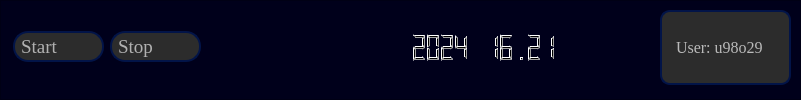
     <widget class="QFrame" name="headBarFrame">
      <property name="minimumSize">
       <size>
        <width>801</width>
        <height>61</height>
       </size>
      </property>
      <property name="styleSheet">
       <string notr="true">QWidget{
	
	background-color: rgb(0, 0, 27);
}</string>
      </property>
      <property name="frameShape">
       <enum>QFrame::StyledPanel</enum>
      </property>
      <property name="frameShadow">
       <enum>QFrame::Raised</enum>
      </property>
      <layout class="QHBoxLayout" name="horizontalLayout_4">
       <property name="leftMargin">
        <number>0</number>
       </property>
       <property name="topMargin">
        <number>4</number>
       </property>
       <property name="rightMargin">
        <number>0</number>
       </property>
       <property name="bottomMargin">
        <number>9</number>
       </property>
       <item>
        <widget class="QFrame" name="startsoptBtnFrame">
         <property name="styleSheet">
          <string notr="true">QFrame{
	border:none;
	margin:3px;
}</string>
         </property>
         <property name="frameShape">
          <enum>QFrame::StyledPanel</enum>
         </property>
         <property name="frameShadow">
          <enum>QFrame::Raised</enum>
         </property>
         <layout class="QHBoxLayout" name="horizontalLayout">
          <property name="topMargin">
           <number>5</number>
          </property>
          <property name="bottomMargin">
           <number>6</number>
          </property>
          <item>
           <widget class="QPushButton" name="startBtn">
            <property name="minimumSize">
             <size>
              <width>91</width>
              <height>31</height>
             </size>
            </property>
            <property name="font">
             <font>
              <family>Times New Roman</family>
              <pointsize>14</pointsize>
             </font>
            </property>
            <property name="styleSheet">
             <string notr="true">QPushButton{
	background-color: rgb(44, 44, 44);
	border: 2px solid  rgb(2, 20, 72);
	border-radius: 15px;
	color: rgb(177, 177, 177);
	padding-left: 6px;
	padding-right: 2px;
	text-align: left;
}
QPushButton::hover{
	background-color: rgb(23, 32, 42);
}
QPushButton::pressed{
	background-color: rgb(3, 1, 59)
}</string>
            </property>
            <property name="text">
             <string>Start</string>
            </property>
            <property name="icon">
             <iconset resource="../resources/icons/dark/iconsDark.qrc">
              <normaloff>:/iconsDark/icons/play.svg</normaloff>:/iconsDark/icons/play.svg</iconset>
            </property>
           </widget>
          </item>
          <item>
           <widget class="QPushButton" name="stopBtn">
            <property name="minimumSize">
             <size>
              <width>91</width>
              <height>31</height>
             </size>
            </property>
            <property name="font">
             <font>
              <family>Times New Roman</family>
              <pointsize>14</pointsize>
             </font>
            </property>
            <property name="styleSheet">
             <string notr="true">QPushButton{
	background-color: rgb(44, 44, 44);
	border: 2px solid  rgb(2, 20, 72);
	border-radius: 15px;
	color: rgb(177, 177, 177);
	padding-left: 6px;
	padding-right: 2px;
	text-align: left;
}
QPushButton::hover{
	background-color: rgb(23, 32, 42);
}
QPushButton::pressed{
	background-color: rgb(3, 1, 59)
}</string>
            </property>
            <property name="text">
             <string>Stop</string>
            </property>
            <property name="icon">
             <iconset resource="../resources/icons/dark/iconsDark.qrc">
              <normaloff>:/iconsDark/icons/stop-circle.svg</normaloff>:/iconsDark/icons/stop-circle.svg</iconset>
            </property>
           </widget>
          </item>
         </layout>
        </widget>
       </item>
       <item>
        <spacer name="horizontalSpacer">
         <property name="orientation">
          <enum>Qt::Horizontal</enum>
         </property>
         <property name="sizeHint" stdset="0">
          <size>
           <width>57</width>
           <height>20</height>
          </size>
         </property>
        </spacer>
       </item>
       <item>
        <widget class="QFrame" name="frame">
         <property name="styleSheet">
          <string notr="true">QFrame{
	border:none;
}</string>
         </property>
         <property name="frameShape">
          <enum>QFrame::StyledPanel</enum>
         </property>
         <property name="frameShadow">
          <enum>QFrame::Raised</enum>
         </property>
         <layout class="QHBoxLayout" name="horizontalLayout_2">
          <item>
           <widget class="QLCDNumber" name="dateLCD">
            <property name="minimumSize">
             <size>
              <width>171</width>
              <height>31</height>
             </size>
            </property>
            <property name="smallDecimalPoint">
             <bool>false</bool>
            </property>
            <property name="digitCount">
             <number>11</number>
            </property>
            <property name="segmentStyle">
             <enum>QLCDNumber::Filled</enum>
            </property>
            <property name="value" stdset="0">
             <double>2024.000000000000000</double>
            </property>
            <property name="intValue" stdset="0">
             <number>2024</number>
            </property>
           </widget>
          </item>
          <item>
           <widget class="QLCDNumber" name="timeLCD">
            <property name="minimumSize">
             <size>
              <width>75</width>
              <height>31</height>
             </size>
            </property>
            <property name="styleSheet">
             <string notr="true">QFrame{
	border:none;
}</string>
            </property>
            <property name="value" stdset="0">
             <double>16.210000000000001</double>
            </property>
           </widget>
          </item>
         </layout>
         <zorder>timeLCD</zorder>
         <zorder>dateLCD</zorder>
        </widget>
       </item>
       <item>
        <spacer name="horizontalSpacer_2">
         <property name="orientation">
          <enum>Qt::Horizontal</enum>
         </property>
         <property name="sizeHint" stdset="0">
          <size>
           <width>58</width>
           <height>20</height>
          </size>
         </property>
        </spacer>
       </item>
       <item>
        <widget class="QFrame" name="userFrame">
         <property name="styleSheet">
          <string notr="true">QFrame{
	border:none;
}</string>
         </property>
         <property name="frameShape">
          <enum>QFrame::StyledPanel</enum>
         </property>
         <property name="frameShadow">
          <enum>QFrame::Raised</enum>
         </property>
         <layout class="QHBoxLayout" name="horizontalLayout_3">
          <property name="topMargin">
           <number>5</number>
          </property>
          <property name="bottomMargin">
           <number>5</number>
          </property>
          <item>
           <widget class="QLabel" name="user">
            <property name="minimumSize">
             <size>
              <width>131</width>
              <height>31</height>
             </size>
            </property>
            <property name="font">
             <font>
              <family>Times New Roman</family>
              <pointsize>12</pointsize>
             </font>
            </property>
            <property name="styleSheet">
             <string notr="true">QLabel{
	color: rgb(186, 186, 186);
	background-color: rgb(44, 44, 44);
	border: 2px solid rgb(2, 20, 72);
	border-radius: 10px;
	padding-left: 10px;
	padding-right: 19px;
}</string>
            </property>
            <property name="text">
             <string>User: u98o29</string>
            </property>
           </widget>
          </item>
         </layout>
        </widget>
       </item>
      </layout>
     </widget>
